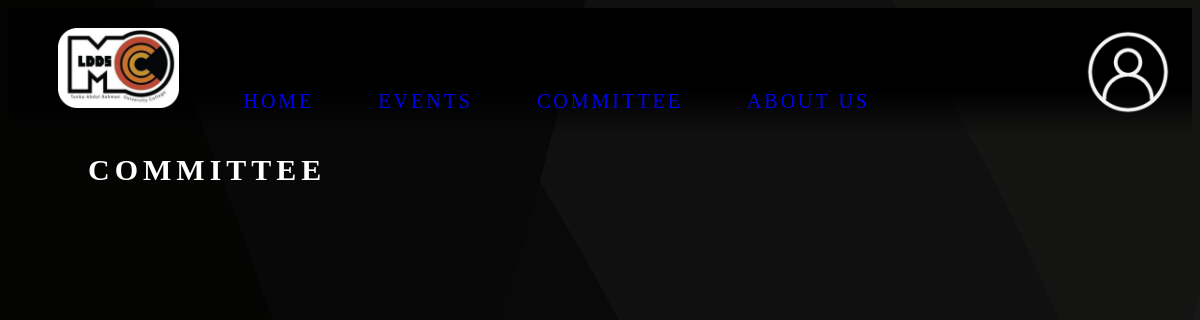
Before: /committee/index.php with the older database file.
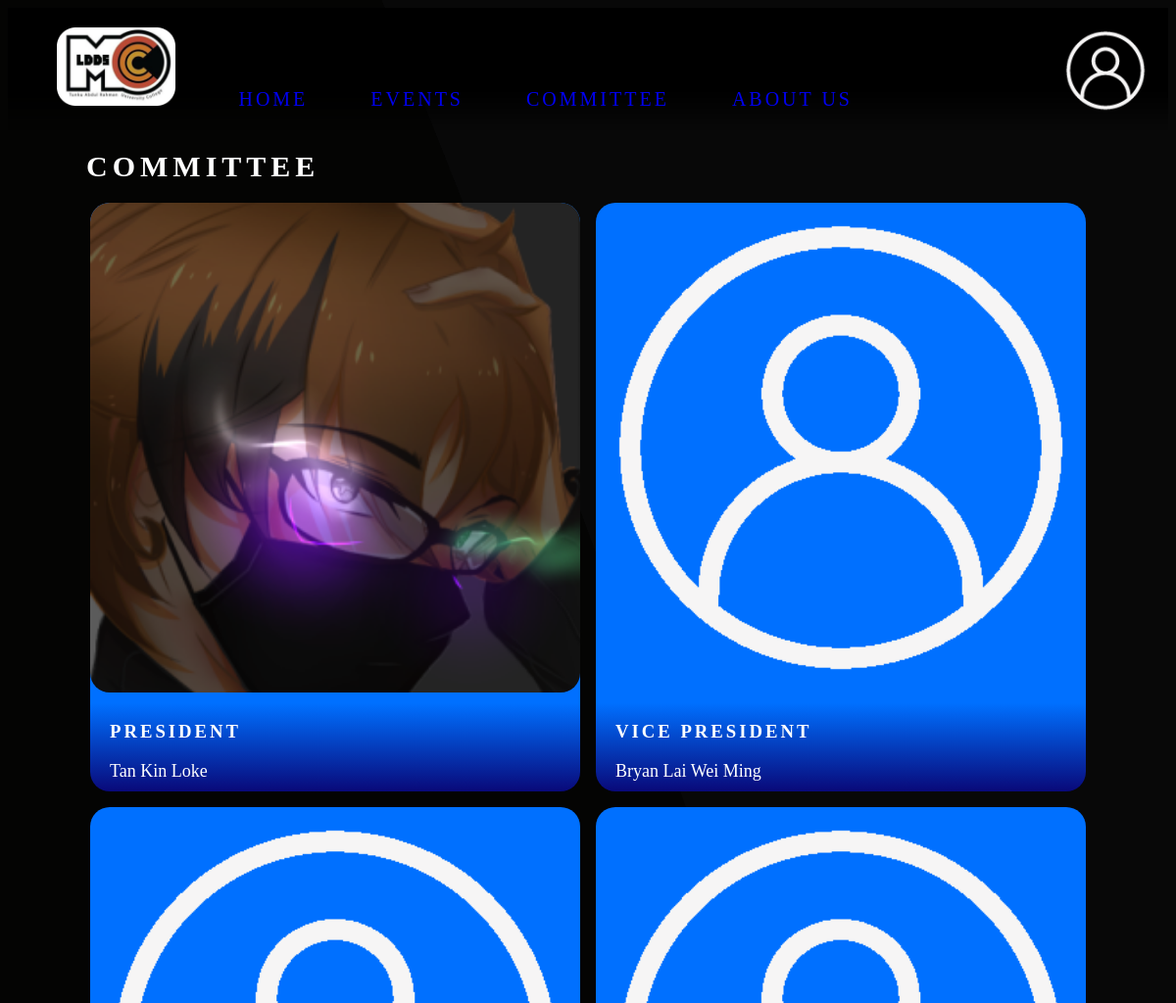
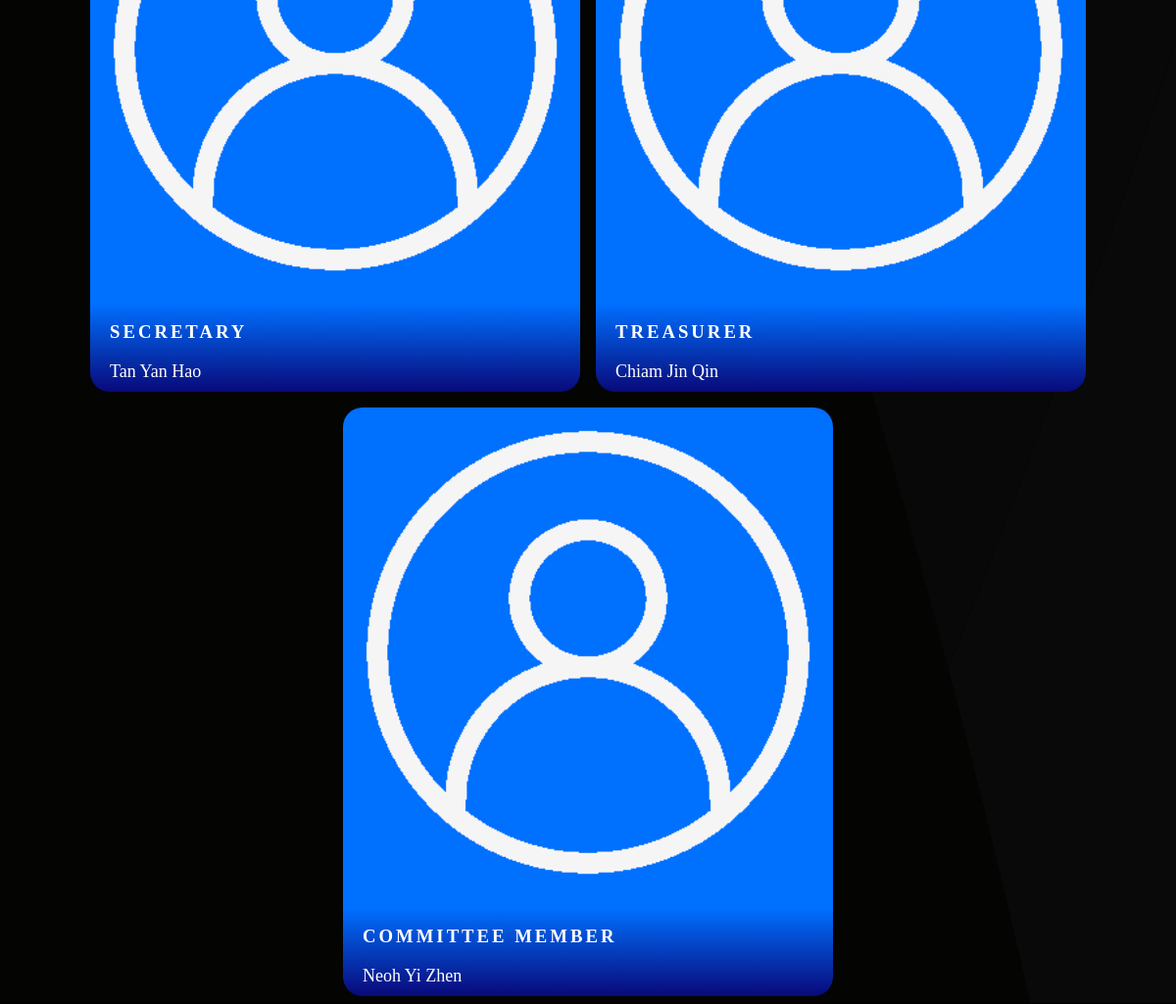
After: the same page with the newer database file (2 pictures, top to bottom).
### tables this page shows
CREATE TABLE `committee` (
  `id` int(11) NOT NULL,
  `student_id` varchar(10) NOT NULL,
  `position` varchar(20) NOT NULL
);

CREATE TABLE `member` (
  `name` varchar(30) NOT NULL,
  `img_path` varchar(30) DEFAULT 'default.png',
  `student_id` varchar(10) NOT NULL,
  `password` varchar(65) NOT NULL,
  `ic_no` varchar(15) NOT NULL,
  `email` varchar(50) NOT NULL,
  `phone_no` varchar(12) NOT NULL,
  `faculty` varchar(5) NOT NULL,
  `course_code` varchar(3) NOT NULL,
  `permission_level` int(10) NOT NULL DEFAULT 0
);

### committee/index.php (the view, shortened to what this page needs)
<?php
require_once('../banner.php');
?>
<!DOCTYPE html>
<html lang="en">
<head>
    <link rel="stylesheet" href="https://code.getmdl.io/1.3.0/material.grey-orange.min.css" />
    <link rel="stylesheet" href="/wst-ldds/style/main.css">
</head>
<body class="hidden-scrollbar">
    <div class="content">
        <h1>Committee</h1>
        <div class="committee">
        <?php
             require_once("../config/conn.php");
             $query = $conn->prepare("SELECT * FROM committee;");
             $query->execute();
             $result = $query->get_result();
             while($row = $result->fetch_assoc()) {
                $memberQuery = $conn->prepare("SELECT * FROM member WHERE student_id=?");
                $studentID = $row['student_id'];
                $memberQuery->bind_param("s", $studentID);
                $memberQuery->execute();
                $memberResult = $memberQuery->get_result();
                $memberInfo = $memberResult->fetch_assoc();
                 echo '
                 <div class="committee-box">
                    <img src="/wst-ldds/profile/images/'.$memberInfo['img_path'].'" />
                    <div class="committee-info">
                        <h3>'.$row['position'].'</h3>
                        <span>'.$memberInfo['name'].'</span>
                    </div>
                </div>
                 ';
             }
        ?>
        </div>
    </div>
</body>
</html>

### banner.php (shortened to what this page needs)
<html>
    <head>
        <link rel="stylesheet" href="/wst-ldds/style/banner.css">
    </head>
    <body>
        <div class="banner" id="banner">
            <img class="logo "src="/wst-ldds/style/images/ldds-logo.png" alt="logo" />
            <a class="navbar" href="/wst-ldds/">Home</a>
            <a class="navbar" href="/wst-ldds/events/">Events</a>
            <a class="navbar" href="/wst-ldds/committee/">Committee</a>
            <a class="navbar" href="/wst-ldds/about-us/">About Us</a>
            <div class="dropdown">
                <img class="user-icon" src="/wst-ldds/profile/images/<?php echo isset($_SESSION['img_path']) ? $_SESSION['img_path'] : 'default.png';?>" alt="user" />
            </div>
        </div>
    </body>
</html>

### style/banner.css (style rules this page uses)
.banner { padding: 20px; background-image: linear-gradient(to bottom, black 65%, rgba(0, 0, 0, 0)); }
.banner .logo { height: 80px; padding: 0 30px; }
.banner .navbar { padding: 10px 30px; border-radius: 12px; font-size: 20px; text-transform: uppercase; text-decoration: none; letter-spacing: 3px; transition: background-color 0.5s; }
.dropdown { position: relative; float: right; z-index: 2; }
.dropdown .user-icon { vertical-align: middle; height: 5.5rem; width: 5.5rem; object-fit: cover; cursor: pointer; border-radius: 50%; }

### style/main.css (style rules this page uses)
body { background: url('./images/bg.svg') fixed; background-size: cover; overflow-x: hidden; overflow-y: overlay; }
.content { padding: 0 80px; color: white; }
.content h1 { font-size: 30px; text-transform: uppercase; letter-spacing: 5px; }
.committee { display: flex; flex-wrap: wrap; gap: 1rem; justify-content: center; }
.committee-box { border-radius: 20px; background: linear-gradient(to bottom, #0070ff 85%, #090979); width: 500px; }
.committee-box img { border-radius: 20px; width: 100%; }
.committee-info { padding: 10px 20px; }
.committee-info h3 { text-transform: uppercase; letter-spacing: 3px; }
.committee-info span { font-size: 18px; }

Changed rows visible on the page:
added committee: student.img_path (picture), position "PRESIDENT", student.name "Tan Kin Loke"
added committee: student.img_path (placeholder picture), position "VICE PRESIDENT", student.name "Bryan Lai Wei Ming"
added committee: student.img_path (placeholder picture), position "SECRETARY", student.name "Tan Yan Hao"
added committee: student.img_path (placeholder picture), position "TREASURER", student.name "Chiam Jin Qin"
added committee: student.img_path (placeholder picture), position "COMMITTEE MEMBER", student.name "Neoh Yi Zhen"
